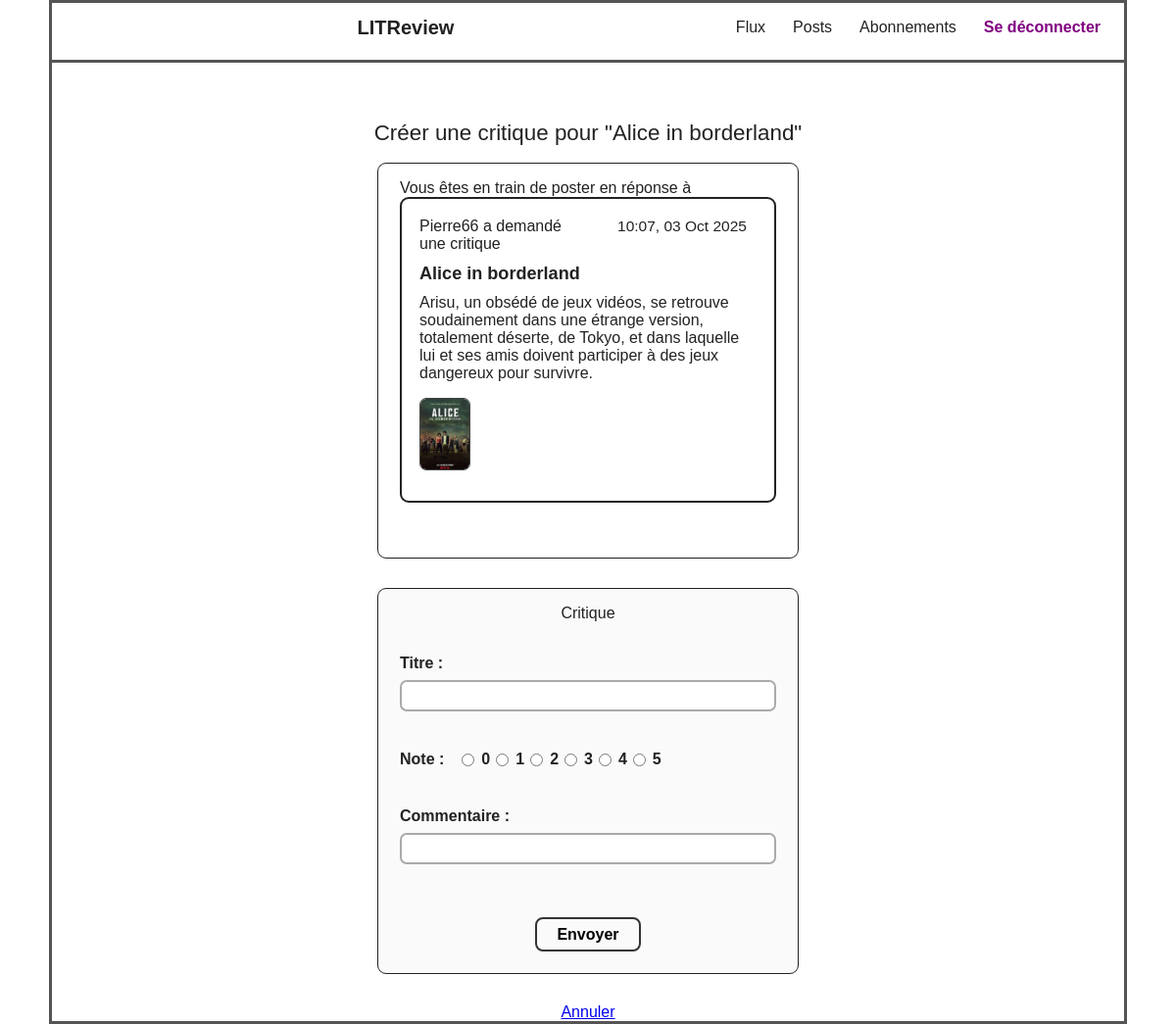
The page /tickets/11/reviews/new/ (signed in) on the database its author committed.
### blog/models.py (models this page shows, shortened)
class Ticket(models.Model):
    title = models.CharField(max_length=128)
    description = models.TextField(max_length=2048, blank=True)
    user = models.ForeignKey(
        to=settings.AUTH_USER_MODEL,
        on_delete=models.CASCADE
    )
    image = models.ImageField(null=True, blank=True)
    time_created = models.DateTimeField(auto_now_add=True)

### authentication/models.py (models this page shows)
class User(AbstractUser):
    pass

### blog/views.py (the view)
# urls.py: path('tickets/<int:ticket_pk>/reviews/new/', blog.views.review_create, name='review_create'),
@login_required
def review_create(request, ticket_pk):
    ticket = get_object_or_404(Ticket, pk=ticket_pk)
    if request.method == 'POST':
        form = ReviewForm(request.POST)
        if form.is_valid():
            review = form.save(commit=False)
            review.user = request.user
            review.ticket = ticket
            review.save()
            return redirect('home')
    else:
        form = ReviewForm()
    return render(request, 'review_form.html', {'form': form, 'ticket': ticket})

### blog/forms.py
class ReviewForm(forms.ModelForm):
    class Meta:
        model = Review
        fields = ['rating', 'headline', 'body']
        labels = {
            'headline': 'Titre',
            'rating': 'Note',
            'body': 'Commentaire',
        }
        widgets = {
            'rating': forms.RadioSelect(choices=[(i, str(i)) for i in range(6)])
        }

### blog/templates/review_form.html (shortened to what this page needs)
{% extends "base.html" %}
{% block content %}
<h2 class="form-title">
    {% if review %}Modifier{% else %}Créer{% endif %} une critique
    {% if ticket %}pour "{{ ticket.title }}"{% endif %}
</h2>
{% if ticket %}
    <div class="form-section">
        <div class="ticket-request-header">
            Vous êtes en train de poster en réponse à
        </div>
        <div class="post-encadre">
            <div class="post-ligne-haut">
                <span>{{ ticket.user.username }} a demandé une critique</span>
                <span class="post-date">{{ ticket.time_created|date:"H:i, d M Y" }}</span>
            </div>
            <div class="post-titre">{{ ticket.title }}</div>
            <div class="post-desc">{{ ticket.description }}</div>
            {% if ticket.image %}
                <div class="post-image">
                    <img src="{{ ticket.image.url }}" alt="Image pour {{ ticket.title }}" class="ticket-image" />
                </div>
            {% endif %}
        </div>
    </div>
{% endif %}
<form method="post" enctype="multipart/form-data" class="form-section review-form">
    <div class="form-title">Critique</div>
    <div class="form-group">
        {{ form.headline.label_tag }}
        {{ form.headline }}
    </div>
    <div class="form-group rating">
        {{ form.rating.label_tag }}
        {{ form.rating }}
    </div>
    <div class="form-group">
        {{ form.body.label_tag }}
        {{ form.body }}
    </div>
    <div class="form-actions">
        <button type="submit" class="submit-btn">
            {% if review %}Modifier{% else %}Envoyer{% endif %}
        </button>
    </div>
</form>
<a href="{% if ticket %}{% url 'ticket_detail' ticket.pk %}{% else %}{% url 'ticket_list' %}{% endif %}">Annuler</a>
{% endblock %}

### authentication/static/css/style.css (style rules this page uses)
body { font-family: Arial, sans-serif; margin: 0; padding: 0; background: #fff; color: #222; }
h2 { font-size: 1.4em; font-weight: normal; margin-bottom: 20px; }
form { display: flex; flex-direction: column; align-items: center; gap: 16px; margin: 0 auto; width: 100%; max-width: 350px; }
input[type="text"], input[type="password"], input[type="email"], textarea { width: 220px; height: 32px; padding: 6px; font-size: 1em; border: 1px solid #ccc; border-radius: 4px; box-sizing: border-box; }
.ticket-form, .review-form { max-width: 600px; margin: auto; padding: 24px; background: #fafafa; border: 2px solid #231d1d; border-radius: 10px; display: flex; flex-direction: column; }
.form-group { margin-bottom: 28px; width: 100%; }
.form-group label { display: block; font-weight: bold; margin-bottom: 7px; }
.form-group input, .form-group textarea { width: 100%; padding: 6px 10px; border: 2px solid #AAA; border-radius: 6px; margin-top: 2px; box-sizing: border-box; }
.form-actions { display: flex; justify-content: flex-end; }
.submit-btn { padding: 7px 20px; background: #fff; border: 2px solid #333; border-radius: 6px; font-weight: bold; cursor: pointer; }
button { height: 35px; font-size: 1em; border: 1px solid #555; border-radius: 4px; background-color: #fafafa; cursor: pointer; }
.form-title { text-align: center; margin-bottom: 17px; }
.post-encadre { border: 2px solid #222; border-radius: 9px; background: #fff; padding: 19px 28px 16px 18px; margin-bottom: 34px; width: 100%; box-sizing: border-box; }
.post-ligne-haut { display: flex; justify-content: space-between; align-items: flex-start; font-size: 1em; margin-bottom: 11px; }
.post-date { font-size: 0.97em; color: #222; text-align: right; min-width: 140px; margin-left: 18px; margin-bottom: 6px; }
.post-titre { font-size: 1.13em; font-weight: bold; margin-bottom: 10px; }
.post-desc { font-size: 1em; color: #222; margin-bottom: 16px; word-break: break-word; }
.post-image { margin-bottom: 15px; }
.ticket-image { max-width: 50px; max-height: 80px; border-radius: 7px; border: 1px solid #444; display: block; margin: 14px 0 12px 0; }
.form-section { border: 1.8px solid #222; border-radius: 9px; padding: 16px 22px 22px 22px; margin-bottom: 30px; width: 430px; min-width: 360px; max-width: 96vw; box-sizing: border-box; margin-left: auto; margin-right: auto; }
.form-group { margin-bottom: 24px; }
.form-group label { font-weight: bold; display: block; margin-bottom: 6px; }
.form-group input[type="text"], .form-group textarea, .form-group input[type="file"] { width: 100%; max-width: 620px; padding: 6px 10px; font-size: 1em; border: 2px solid #AAA; border-radius: 7px; box-sizing: border-box; }
.form-group input[type="radio"] { margin-left: 15px; margin-right: 3px; }
.form-actions { text-align: right; margin-top: 14px; }
.form-group.rating { display: flex; flex-direction: row; align-items: center; gap: 12px; }
.form-group.rating label { display: flex; flex-direction: row; align-items: center; margin-bottom: 0; margin-right: 6px; gap: 4px; }
.form-group.rating input[type="radio"] { margin: 0 3px 0 0; }
.submit-btn { font-weight: bold; font-size: 1em; border-radius: 8px; border: 2px solid #333; background-color: #fafafa; cursor: pointer; }
#id_rating { display:flex; }
button { cursor: pointer; }

### rows shown on the page
Ticket: title "Alice in borderland", user.username "Pierre66", time_created "10:07, 03 Oct 2025", description "Arisu, un obsédé de jeux vidéos, se retrouve soudainement dans une étrange version, totalement déserte, de Tokyo, et dans laquelle lui et ses amis doivent participer à des jeux dangereux pour survivre.", image (picture)
